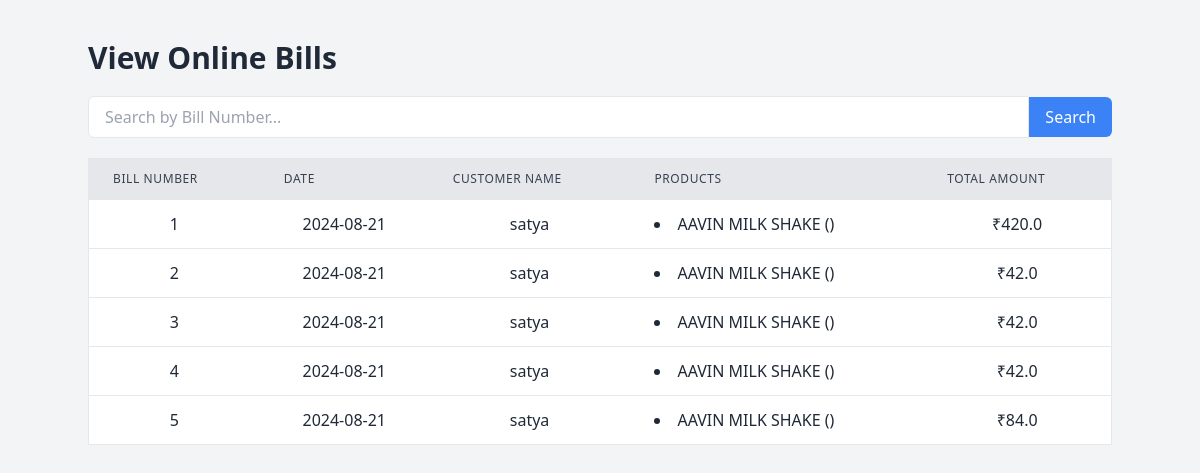
/view_online_bills (signed in), run on the app's committed database.
### models.py (models this page shows, shortened)
class TransactionRecord(db.Model):
    id = db.Column(db.Integer, primary_key=True)
    bill_no = db.Column(db.Integer, unique=True, nullable=False)
    date = db.Column(db.Date, nullable=False, default=datetime.utcnow)
    total_price = db.Column(db.Float, nullable=False)
    billing_mode = db.Column(db.String(10), nullable=False)  # New field to store 'online' or 'offline'
    organisation_id = db.Column(db.Integer, db.ForeignKey('organisation.id'), nullable=False)
    customer_id = db.Column(db.Integer, db.ForeignKey('customer.id'), nullable=True)  # Allow null if no customer info
    items = db.relationship('TransactionItem', backref='transaction', lazy=True)
    customer = db.relationship('Customer', backref='transaction_records')

class Customer(db.Model):
    id = db.Column(db.Integer, primary_key=True)
    name = db.Column(db.String(100), nullable=False)
    phone = db.Column(db.String(50), nullable=False)
    city = db.Column(db.String(100))
    district = db.Column(db.String(100))
    state = db.Column(db.String(100))
    pincode = db.Column(db.String(10))
    email = db.Column(db.String(120))
    flat_no = db.Column(db.String(50))  # New field
    street = db.Column(db.String(150))  # New field
    organisation_id = db.Column(db.Integer, db.ForeignKey('organisation.id'), nullable=False)

class TransactionItem(db.Model):
    id = db.Column(db.Integer, primary_key=True)
    transaction_id = db.Column(db.Integer, db.ForeignKey('transaction_record.id'), nullable=False)
    product_id = db.Column(db.Integer, db.ForeignKey('product.id'), nullable=False)
    quantity = db.Column(db.Integer, nullable=False)
    total_price = db.Column(db.Float, nullable=False)

class Product(db.Model):
    id = db.Column(db.Integer, primary_key=True)
    name = db.Column(db.String(100), nullable=False)
    SKU = db.Column(db.String(50), nullable=False)
    net_price = db.Column(db.Float, nullable=False)
    selling_price = db.Column(db.Float, nullable=False)
    quantity = db.Column(db.Integer, nullable=False)
    seller = db.Column(db.String(100), nullable=False)
    organisation_id = db.Column(db.Integer, db.ForeignKey('organisation.id'), nullable=False)
    category_id = db.Column(db.Integer, db.ForeignKey('product_category.id'), nullable=True)  # Allow null if category not mandatory
    inventory = db.relationship('Inventory', backref='product', lazy=True)

### blueprints/billing.py (the view)
@billing_bp.route('/view_online_bills')
def view_online_bills():
    organisation_id = session.get('organisation_id')
    if not organisation_id:
        flash('User is not logged in!', 'danger')
        return redirect(url_for('auth.login'))
    bills = TransactionRecord.query.filter_by(organisation_id=organisation_id, billing_mode='online').all()
    customers = {customer.id: customer for customer in Customer.query.all()}
    bill_items = db.session.query(
        TransactionItem,
        Product.name.label('product_name'),
        Product.SKU.label('product_sku')
    ).join(Product, TransactionItem.product_id == Product.id).all()
    bill_items_dict = {}
    for item in bill_items:
        if item.TransactionItem.transaction_id not in bill_items_dict:
            bill_items_dict[item.TransactionItem.transaction_id] = []
        bill_items_dict[item.TransactionItem.transaction_id].append(item)
    return render_template('view_online_bills.html', bills=bills, customers=customers, bill_items_dict=bill_items_dict)

### templates/view_online_bills.html (shortened to what this page needs)
<!DOCTYPE html>
<html lang="en">
<head>
    <link href="https://cdn.jsdelivr.net/npm/tailwindcss@2.2.19/dist/tailwind.min.css" rel="stylesheet">
</head>
<body class="bg-gray-100 text-gray-800">
    <div class="container mx-auto mt-10">
        <h1 class="text-3xl font-bold mb-5">View Online Bills</h1>
        <form action="{{ url_for('billing.search_online_bill') }}" method="GET" class="mb-5">
            <div class="flex items-center">
                <input
                    type="text"
                    name="bill_no"
                    placeholder="Search by Bill Number..."
                    class="w-full px-4 py-2 border rounded-l-md focus:outline-none focus:ring-2 focus:ring-blue-500"
                    required
                >
                <button
                    type="submit"
                    class="bg-blue-500 text-white px-4 py-2 rounded-r-md hover:bg-blue-600">
                    Search
                </button>
            </div>
        </form>
        <div class="overflow-x-auto">
            <table class="min-w-full bg-white border border-gray-200">
                <thead>
                    <tr class="bg-gray-200">
                        <th class="py-3 px-6 text-left text-xs font-medium text-gray-700 uppercase tracking-wider border-b">Bill Number</th>
                        <th class="py-3 px-6 text-left text-xs font-medium text-gray-700 uppercase tracking-wider border-b">Date</th>
                        <th class="py-3 px-6 text-left text-xs font-medium text-gray-700 uppercase tracking-wider border-b">Customer Name</th>
                        <th class="py-3 px-6 text-left text-xs font-medium text-gray-700 uppercase tracking-wider border-b">Products</th>
                        <th class="py-3 px-6 text-left text-xs font-medium text-gray-700 uppercase tracking-wider border-b">Total Amount</th>
                    </tr>
                </thead>
                <tbody>
                    {% for bill in bills %}
                    <tr class="hover:bg-gray-100">
                        <td class="py-3 px-6 text-center border-b">{{ bill.bill_no }}</td>
                        <td class="py-3 px-6 text-center border-b">{{ bill.date }}</td>
                        <td class="py-3 px-6 text-center border-b">
                            {% if customers[bill.customer_id] %}
                                {{ customers[bill.customer_id].name }}
                            {% else %}
                                Unknown Customer
                            {% endif %}
                        </td>
                        <td class="py-3 px-6 text-left border-b">
                            <ul class="list-disc list-inside">
                                {% for item in bill_items_dict[bill.id] %}
                                <li>{{ item.product_name }} ({{ item.quantity }})</li>
                                {% endfor %}
                            </ul>
                        </td>
                        <td class="py-3 px-6 text-center border-b">₹{{ bill.total_price }}</td>
                    </tr>
                    {% endfor %}
                </tbody>
            </table>
        </div>
    </div>
</body>
</html>

### data on the page
TransactionRecord: bill_no "1", date "2024-08-21", total_price "420.0"
Customer: name "satya"
TransactionItem: product_name "AAVIN MILK SHAKE"
TransactionRecord: bill_no "2", date "2024-08-21", total_price "42.0"
TransactionItem: product_name "AAVIN MILK SHAKE"
TransactionRecord: bill_no "3", date "2024-08-21", total_price "42.0"
TransactionItem: product_name "AAVIN MILK SHAKE"
TransactionRecord: bill_no "4", date "2024-08-21", total_price "42.0"
TransactionItem: product_name "AAVIN MILK SHAKE"
TransactionRecord: bill_no "5", date "2024-08-21", total_price "84.0"
TransactionItem: product_name "AAVIN MILK SHAKE"
